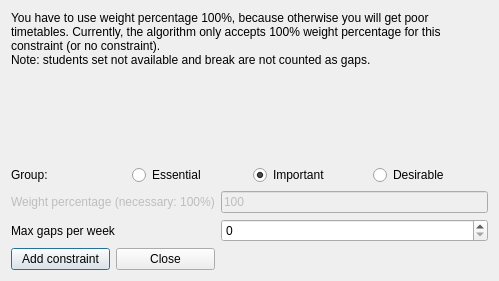
<?xml version="1.0" encoding="UTF-8"?>
<ui version="4.0">
 <class>AddConstraintStudentsMaxGapsPerWeekForm_template</class>
 <widget class="QDialog" name="AddConstraintStudentsMaxGapsPerWeekForm_template">
  <property name="geometry">
   <rect>
    <x>0</x>
    <y>0</y>
    <width>499</width>
    <height>281</height>
   </rect>
  </property>
  <property name="windowTitle">
   <string extracomment="This is the title of the dialog to add a new constraint of this type">Add students max gaps per week</string>
  </property>
  <layout class="QGridLayout" name="gridLayout">
   <item row="0" column="0" colspan="2">
    <widget class="QLabel" name="weightTextLabel_2">
     <property name="sizePolicy">
      <sizepolicy hsizetype="Minimum" vsizetype="Minimum">
       <horstretch>0</horstretch>
       <verstretch>0</verstretch>
      </sizepolicy>
     </property>
     <property name="frameShape">
      <enum>QFrame::NoFrame</enum>
     </property>
     <property name="frameShadow">
      <enum>QFrame::Plain</enum>
     </property>
     <property name="text">
      <string>You have to use weight percentage 100%, because otherwise you will get poor timetables. Currently, the algorithm only accepts 100% weight percentage for this constraint (or no constraint).
Note: students set not available and break are not counted as gaps.</string>
     </property>
     <property name="wordWrap">
      <bool>true</bool>
     </property>
    </widget>
   </item>
   <item row="1" column="0">
    <spacer name="spacer6">
     <property name="orientation">
      <enum>Qt::Vertical</enum>
     </property>
     <property name="sizeType">
      <enum>QSizePolicy::Expanding</enum>
     </property>
     <property name="sizeHint" stdset="0">
      <size>
       <width>20</width>
       <height>40</height>
      </size>
     </property>
    </spacer>
   </item>
   <item row="2" column="0" colspan="2">
    <layout class="QHBoxLayout" name="horizontalLayout_4">
     <item>
      <widget class="QLabel" name="groupTextLabel">
       <property name="text">
        <string>Group:</string>
       </property>
      </widget>
     </item>
     <item>
      <widget class="QRadioButton" name="essentialRadioButton">
       <property name="text">
        <string>Essential</string>
       </property>
      </widget>
     </item>
     <item>
      <widget class="QRadioButton" name="importantRadioButton">
       <property name="text">
        <string>Important</string>
       </property>
       <property name="checked">
        <bool>true</bool>
       </property>
      </widget>
     </item>
     <item>
      <widget class="QRadioButton" name="desirableRadioButton">
       <property name="text">
        <string>Desirable</string>
       </property>
      </widget>
     </item>
    </layout>
   </item>
   <item row="3" column="0">
    <widget class="QLabel" name="weightTextLabel">
     <property name="enabled">
      <bool>false</bool>
     </property>
     <property name="frameShape">
      <enum>QFrame::NoFrame</enum>
     </property>
     <property name="frameShadow">
      <enum>QFrame::Plain</enum>
     </property>
     <property name="text">
      <string>Weight percentage (necessary: 100%)</string>
     </property>
     <property name="wordWrap">
      <bool>false</bool>
     </property>
    </widget>
   </item>
   <item row="3" column="1">
    <widget class="QLineEdit" name="weightLineEdit">
     <property name="enabled">
      <bool>false</bool>
     </property>
     <property name="text">
      <string notr="true">100</string>
     </property>
    </widget>
   </item>
   <item row="4" column="0">
    <widget class="QLabel" name="textLabel1">
     <property name="text">
      <string>Max gaps per week</string>
     </property>
     <property name="wordWrap">
      <bool>false</bool>
     </property>
    </widget>
   </item>
   <item row="4" column="1">
    <widget class="QSpinBox" name="maxGapsSpinBox"/>
   </item>
   <item row="5" column="0">
    <layout class="QHBoxLayout">
     <item>
      <widget class="QPushButton" name="addConstraintPushButton">
       <property name="text">
        <string>Add constraint</string>
       </property>
      </widget>
     </item>
     <item>
      <widget class="QPushButton" name="closePushButton">
       <property name="text">
        <string>Close</string>
       </property>
      </widget>
     </item>
    </layout>
   </item>
  </layout>
 </widget>
 <layoutdefault spacing="6" margin="11"/>
 <resources/>
 <connections/>
</ui>
